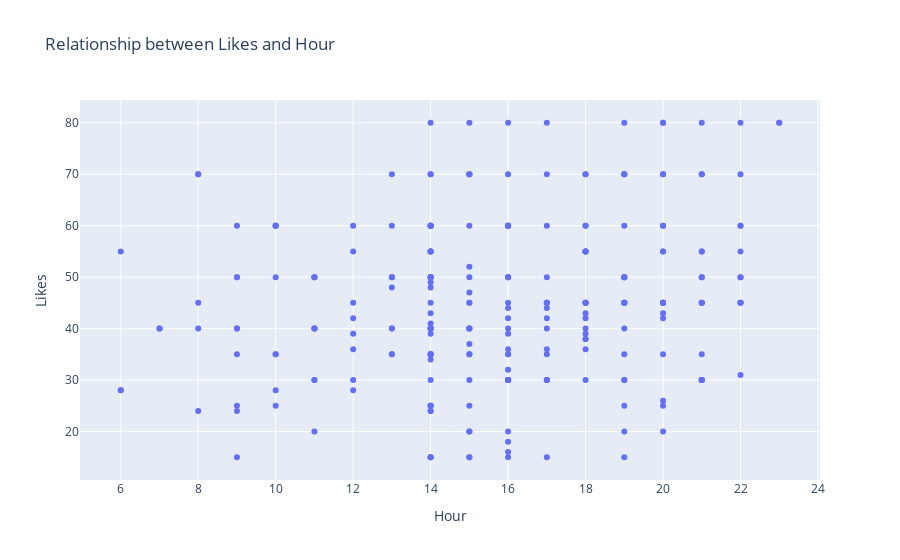

The notebook cell saved with this chart:
### Markdown cell above
# Lets find out what Hour has The Most Likes Interactions

### Code cell
# Instagram
fig9 = px.scatter(insta_df, x= 'Hour', y='Likes',
                  title='Relationship between Likes and Hour')
fig9.update_layout(
    xaxis_title='Hour',
    yaxis_title='Likes'
)
fig9.show()

### Figure 1 — Plotly figure (JSON) as saved in the notebook; plotly's stock layout.template omitted (floating-point values rounded to 4 significant figures; data arrays with more than 128 entries replaced by an {"elided": "..."} marker saying what was removed)
{"data": [{"hovertemplate": "Hour=%{x}<br>Likes=%{y}<extra></extra>", "legendgroup": "", "marker": {"color": "#636efa", "symbol": "circle"}, "mode": "markers", "name": "", "orientation": "v", "showlegend": false, "type": "scatter", "x": {"elided": "252 int values"}, "xaxis": "x", "y": {"elided": "252 int values"}, "yaxis": "y"}], "layout": {"legend": {"tracegroupgap": 0}, "title": {"text": "Relationship between Likes and Hour"}, "xaxis": {"anchor": "y", "domain": [0, 1], "title": {"text": "Hour"}}, "yaxis": {"anchor": "x", "domain": [0, 1], "title": {"text": "Likes"}}}}
